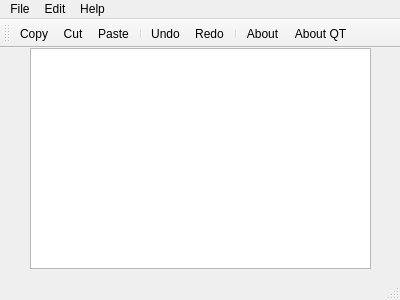
<?xml version="1.0" encoding="UTF-8"?>
<ui version="4.0">
 <class>MainWindow</class>
 <widget class="QMainWindow" name="MainWindow">
  <property name="geometry">
   <rect>
    <x>0</x>
    <y>0</y>
    <width>400</width>
    <height>300</height>
   </rect>
  </property>
  <property name="windowTitle">
   <string>MainWindow</string>
  </property>
  <widget class="QWidget" name="centralWidget">
   <widget class="QTextEdit" name="textEdit">
    <property name="geometry">
     <rect>
      <x>30</x>
      <y>0</y>
      <width>341</width>
      <height>221</height>
     </rect>
    </property>
   </widget>
  </widget>
  <widget class="QMenuBar" name="menuBar">
   <property name="geometry">
    <rect>
     <x>0</x>
     <y>0</y>
     <width>400</width>
     <height>25</height>
    </rect>
   </property>
   <widget class="QMenu" name="menuFile">
    <property name="title">
     <string>File</string>
    </property>
    <addaction name="actionQuit"/>
   </widget>
   <widget class="QMenu" name="menuEdit">
    <property name="title">
     <string>Edit</string>
    </property>
    <addaction name="actionCopy"/>
    <addaction name="actionCut"/>
    <addaction name="actionPaste"/>
    <addaction name="separator"/>
    <addaction name="actionUndo"/>
    <addaction name="actionRedo"/>
   </widget>
   <widget class="QMenu" name="menuHelp">
    <property name="title">
     <string>Help</string>
    </property>
    <addaction name="actionAbout"/>
    <addaction name="actionAbout_QT"/>
   </widget>
   <addaction name="menuFile"/>
   <addaction name="menuEdit"/>
   <addaction name="menuHelp"/>
  </widget>
  <widget class="QToolBar" name="mainToolBar">
   <attribute name="toolBarArea">
    <enum>TopToolBarArea</enum>
   </attribute>
   <attribute name="toolBarBreak">
    <bool>false</bool>
   </attribute>
   <addaction name="actionCopy"/>
   <addaction name="actionCut"/>
   <addaction name="actionPaste"/>
   <addaction name="separator"/>
   <addaction name="actionUndo"/>
   <addaction name="actionRedo"/>
   <addaction name="separator"/>
   <addaction name="actionAbout"/>
   <addaction name="actionAbout_QT"/>
  </widget>
  <widget class="QStatusBar" name="statusBar"/>
  <action name="actionQuit">
   <property name="text">
    <string>Quit</string>
   </property>
  </action>
  <action name="actionCopy">
   <property name="icon">
    <iconset resource="resource.qrc">
     <normaloff>:/images/copyIcon.png</normaloff>:/images/copyIcon.png</iconset>
   </property>
   <property name="text">
    <string>Copy</string>
   </property>
  </action>
  <action name="actionCut">
   <property name="icon">
    <iconset resource="resource.qrc">
     <normaloff>:/images/cutIcon.png</normaloff>:/images/cutIcon.png</iconset>
   </property>
   <property name="text">
    <string>Cut</string>
   </property>
  </action>
  <action name="actionPaste">
   <property name="text">
    <string>Paste</string>
   </property>
  </action>
  <action name="actionUndo">
   <property name="text">
    <string>Undo</string>
   </property>
  </action>
  <action name="actionRedo">
   <property name="text">
    <string>Redo</string>
   </property>
  </action>
  <action name="actionAbout">
   <property name="icon">
    <iconset resource="resource.qrc">
     <normaloff>:/images/aboutIcon.png</normaloff>:/images/aboutIcon.png</iconset>
   </property>
   <property name="text">
    <string>About</string>
   </property>
  </action>
  <action name="actionAbout_QT">
   <property name="icon">
    <iconset resource="resource.qrc">
     <normaloff>:/images/aboutQtIcon.png</normaloff>:/images/aboutQtIcon.png</iconset>
   </property>
   <property name="text">
    <string>About QT</string>
   </property>
  </action>
 </widget>
 <layoutdefault spacing="6" margin="11"/>
 <resources>
  <include location="resource.qrc"/>
 </resources>
 <connections/>
</ui>
